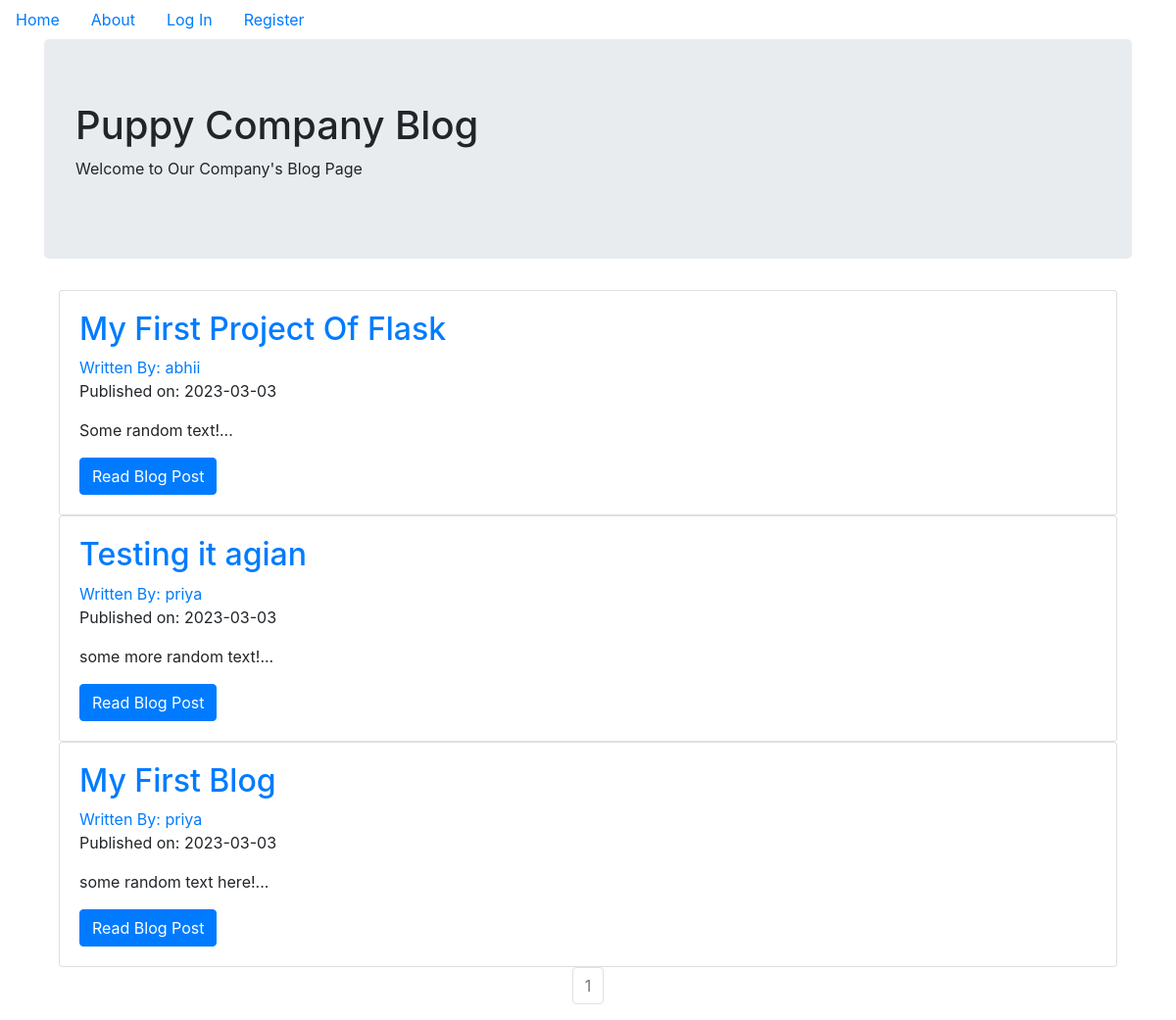
The page / on the database its author committed.
### puppycompanyblog/models.py (models this page shows, shortened)
class BlogPost(db.Model):
    users = db.relationship(User)
    id = db.Column(db.Integer, primary_key=True)
    user_id = db.Column(db.Integer, db.ForeignKey('users.id'), nullable=False)
    date = db.Column(db.DateTime, nullable=False, default=datetime.utcnow)
    title = db.Column(db.String(140), nullable=False)
    text = db.Column(db.Text, nullable=False)

class User(db.Model, UserMixin):
    __tablename__ = 'users'
    id = db.Column(db.Integer, primary_key = True)
    profile_image = db.Column(db.String(20), nullable=False, default='default_profile.png')
    email = db.Column(db.String(64), unique=True, index=True)
    username = db.Column(db.String(64), unique=True, index=True)
    password_hash = db.Column(db.String(128))
    posts = db.relationship('BlogPost', backref='author', lazy=True)

### puppycompanyblog/core/views.py (the view)
@core.route('/')
def index():
    page = request.args.get('page',1,type=int)
    blog_posts = BlogPost.query.order_by(BlogPost.date.desc()).paginate(page=page,per_page=5)
    return render_template('index.html',blog_posts=blog_posts)

### puppycompanyblog/templates/index.html
{% extends "base.html" %}
{% block content %}
  <div class="jumbotron">
    <h1>Puppy Company Blog</h1>
    <p>Welcome to Our Company's Blog Page</p>
  </div>
  <div class="container">
    {% for post in blog_posts.items %}
    <div class="card" >
      <div class="card-body">
        <h2><a class="card-title" href="  {{ url_for('blog_posts.blog_post', blog_post_id=post.id) }}">{{ post.title }}</a></h2>
        <a href="{{ url_for('users.user_posts', username=post.author.username) }}">Written By: {{ post.author.username }}</a>
        <p>Published on: {{ post.date.strftime('%Y-%m-%d') }}</p>
        <p class="card-text">{{ post.text[:100] }}...</p>
        <a href="{{ url_for('blog_posts.blog_post', blog_post_id=post.id) }}" class="btn btn-primary">Read Blog Post</a>
      </div>
    </div>
   {% endfor %}
   <nav aria-label="Page navigation example">
     <ul class="pagination justify-content-center">
       {% for page_num in blog_posts.iter_pages(left_edge=1, right_edge=1, left_current=1, right_current=2) %}
          {% if blog_posts.page == page_num %}
          <li class="page-item disabled">
            <a class="page-link" href="{{ url_for('core.index', page=page_num) }}">{{ page_num }}</a></li>
          {% else %}
            <li class="page-item"><a class="page-link" href="{{ url_for('core.index', page=page_num) }}">{{ page_num }}</a></li>
          {% endif %}
      {% endfor %}
    </nav>
{% endblock %}

### puppycompanyblog/templates/base.html (shortened to what this page needs)
<!DOCTYPE html>
<html lang="en" dir="ltr">
  <head>
    <link rel="stylesheet" href="https://maxcdn.bootstrapcdn.com/bootstrap/4.0.0/css/bootstrap.min.css">
  </head>
  <body>
    <ul class='nav'>
      <li class="nav-link">
        <a href="{{url_for('core.index')}}">Home</a>
      </li>
      <li class="nav-link">
        <a href="{{url_for('core.info')}}">About</a>
      </li>
      {% if current_user.is_authenticated %}
      <li class="nav-link">
        <a href="{{url_for('users.logout')}}">Log Out</a>
      </li>
      <li class="nav-link">
        <a href="{{url_for('users.account')}}">Account</a>
      </li>
      <li class="nav-link">
        <a href="{{url_for('blog_posts.create_post')}}">Create Post</a>
      </li>
      {% else %}
      <li class="nav-link">
        <a href="{{url_for('users.login')}}">Log In</a>
      </li>
      <li class="nav-link">
        <a href="{{url_for('users.register')}}">Register</a>
      </li>
      {% endif %}
    </ul>
<div class="container">
  {%block content%}
  {% endblock %}
</div>
  </body>
</html>

### rows shown on the page
BlogPost: title "My First Project Of Flask", author.username "abhii", date "2023-03-03", text "Some random text!"
BlogPost: title "Testing it agian", author.username "priya", date "2023-03-03", text "some more random text!"
BlogPost: title "My First Blog", author.username "priya", date "2023-03-03", text "some random text here!"

### other values the page prints
{{ page_num }} "1"
